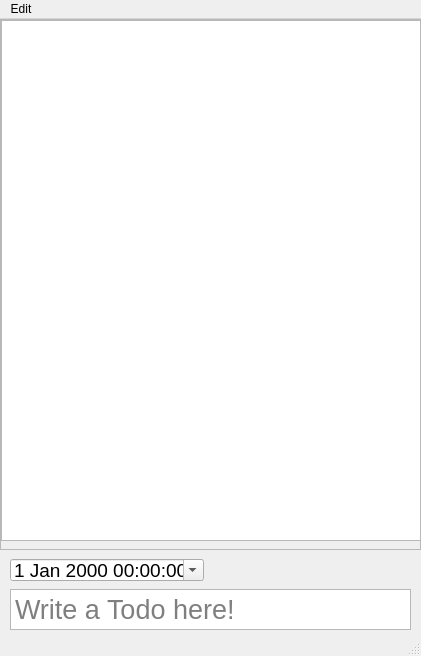
<?xml version="1.0" encoding="UTF-8"?>
<ui version="4.0">
 <class>MainWindow</class>
 <widget class="QMainWindow" name="MainWindow">
  <property name="geometry">
   <rect>
    <x>0</x>
    <y>0</y>
    <width>421</width>
    <height>656</height>
   </rect>
  </property>
  <property name="windowTitle">
   <string>ToDo</string>
  </property>
  <widget class="QWidget" name="centralwidget">
   <widget class="QTextEdit" name="textEdit">
    <property name="geometry">
     <rect>
      <x>10</x>
      <y>570</y>
      <width>401</width>
      <height>41</height>
     </rect>
    </property>
    <property name="font">
     <font>
      <pointsize>20</pointsize>
     </font>
    </property>
    <property name="verticalScrollBarPolicy">
     <enum>Qt::ScrollBarAlwaysOff</enum>
    </property>
    <property name="horizontalScrollBarPolicy">
     <enum>Qt::ScrollBarAlwaysOff</enum>
    </property>
    <property name="markdown">
     <string/>
    </property>
    <property name="html">
     <string>&lt;!DOCTYPE HTML PUBLIC &quot;-//W3C//DTD HTML 4.0//EN&quot; &quot;http://www.w3.org/TR/REC-html40/strict.dtd&quot;&gt;
&lt;html&gt;&lt;head&gt;&lt;meta name=&quot;qrichtext&quot; content=&quot;1&quot; /&gt;&lt;style type=&quot;text/css&quot;&gt;
p, li { white-space: pre-wrap; }
&lt;/style&gt;&lt;/head&gt;&lt;body style=&quot; font-family:'MS Shell Dlg 2'; font-size:20pt; font-weight:400; font-style:normal;&quot;&gt;
&lt;p style=&quot;-qt-paragraph-type:empty; margin-top:0px; margin-bottom:0px; margin-left:0px; margin-right:0px; -qt-block-indent:0; text-indent:0px;&quot;&gt;&lt;br /&gt;&lt;/p&gt;&lt;/body&gt;&lt;/html&gt;</string>
    </property>
    <property name="placeholderText">
     <string>Write a Todo here!</string>
    </property>
   </widget>
   <widget class="QDateTimeEdit" name="dateTimeEdit">
    <property name="geometry">
     <rect>
      <x>10</x>
      <y>540</y>
      <width>194</width>
      <height>22</height>
     </rect>
    </property>
    <property name="font">
     <font>
      <pointsize>14</pointsize>
     </font>
    </property>
    <property name="time">
     <time>
      <hour>0</hour>
      <minute>0</minute>
      <second>0</second>
     </time>
    </property>
    <property name="currentSection">
     <enum>QDateTimeEdit::DaySection</enum>
    </property>
    <property name="calendarPopup">
     <bool>true</bool>
    </property>
    <property name="timeSpec">
     <enum>Qt::LocalTime</enum>
    </property>
   </widget>
   <widget class="QScrollArea" name="scrollArea">
    <property name="geometry">
     <rect>
      <x>0</x>
      <y>0</y>
      <width>421</width>
      <height>531</height>
     </rect>
    </property>
    <property name="widgetResizable">
     <bool>true</bool>
    </property>
    <widget class="QWidget" name="scrollAreaWidgetContents">
     <property name="geometry">
      <rect>
       <x>0</x>
       <y>0</y>
       <width>419</width>
       <height>529</height>
      </rect>
     </property>
     <widget class="QTableView" name="tableView">
      <property name="geometry">
       <rect>
        <x>0</x>
        <y>0</y>
        <width>441</width>
        <height>521</height>
       </rect>
      </property>
     </widget>
    </widget>
   </widget>
  </widget>
  <widget class="QMenuBar" name="menubar">
   <property name="geometry">
    <rect>
     <x>0</x>
     <y>0</y>
     <width>421</width>
     <height>21</height>
    </rect>
   </property>
   <widget class="QMenu" name="menuEdit">
    <property name="title">
     <string>Edit</string>
    </property>
    <addaction name="actionConfirm"/>
    <addaction name="actionCopy"/>
    <addaction name="actionPaste"/>
    <addaction name="actionDelete"/>
   </widget>
   <addaction name="menuEdit"/>
  </widget>
  <widget class="QStatusBar" name="statusbar"/>
  <action name="actionConfirm">
   <property name="text">
    <string>Confirm</string>
   </property>
   <property name="shortcut">
    <string>Return</string>
   </property>
  </action>
  <action name="actionCopy">
   <property name="text">
    <string>Copy</string>
   </property>
   <property name="shortcut">
    <string>Ctrl+C</string>
   </property>
  </action>
  <action name="actionPaste">
   <property name="text">
    <string>Paste</string>
   </property>
   <property name="shortcut">
    <string>Ctrl+V</string>
   </property>
  </action>
  <action name="actionDelete">
   <property name="text">
    <string>Delete</string>
   </property>
   <property name="shortcut">
    <string>Del</string>
   </property>
  </action>
 </widget>
 <resources/>
 <connections/>
</ui>
